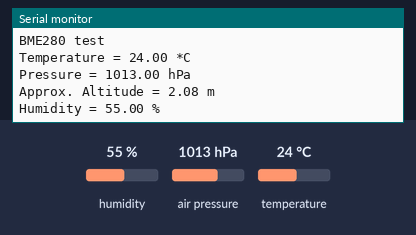
This sketch was run on a simulated Arduino Uno, built with avr-gcc and run on an emulated ATmega328P. Parts: the last lines printed to the serial monitor. Inputs (shaded band) come from the test bench; at power-on: humidity 55 %, air pressure 1013 hPa, temperature 24 °C.

Above: at 1.4 s.
1.5 s: humidity set to 22 %
At 3.5 s:
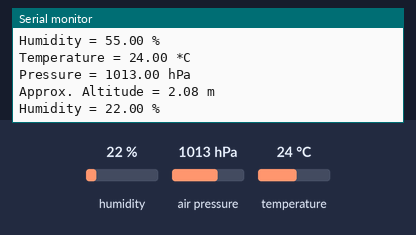
3.8 s: air pressure set to 952 hPa
At 5.2 s:
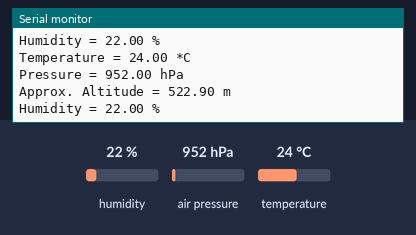
6.1 s: temperature set to 12 °C
8.4 s: air pressure set to 1000 hPa
At 11.2 s:
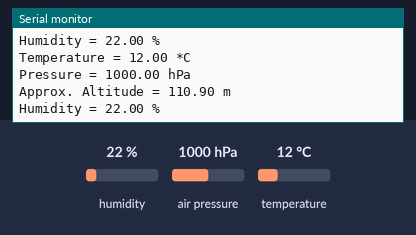
Timing chart, 0 to 12.7 s (numbered marks = the images above; inputs shaded):
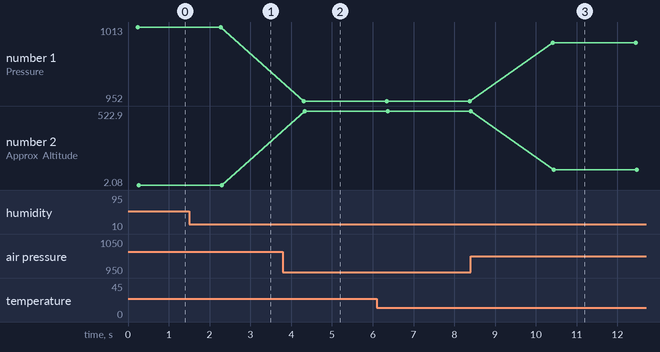

Measured:
- after the input at 1.5 s, the serial monitor: prints a new line after 0.83 s (image 1)
- after the input at 3.8 s, the serial monitor: prints a new line after 0.51 s (image 2)
- after the input at 8.4 s, the serial monitor: prints a new line after 2.0 s (image 3)
- plotted number 1: 1013 → 952 after the input at 3.8 s, 952 → 1000 after the input at 8.4 s
- plotted number 2: 2.08 → 522.9 after the input at 3.8 s, 522.9 → 110.9 after the input at 8.4 s

The sketch:

01_BME280_initiation.ino
```cpp
// BME 280 - SPI communication protocol
// Vcc = 3.3V
// GND = GND
// SCL (SCK) = 13
// SDA (SDI) = 11
// SCB (CS) = 10
// SD0 = 12

#include <Adafruit_Sensor.h>
#include <Adafruit_BME280.h>

#define BME_SCK 13
#define BME_MISO 12
#define BME_MOSI 11
#define BME_CS 10

#define SEALEVELPRESSURE_HPA (1013.25)

Adafruit_BME280 bme(BME_CS); // hardware SPI
//Adafruit_BME280 bme(BME_CS, BME_MOSI, BME_MISO, BME_SCK); // software SPI


void setup() {
    Serial.begin(9600);
    delay(200);
    Serial.println(F("BME280 test"));

    bme.begin();

    Serial.println();
}


void loop() {
    printValues();
    delay(2000);
}


void printValues() {
    Serial.print("Temperature = ");
    Serial.print(bme.readTemperature());
    Serial.println(" *C");

    Serial.print("Pressure = ");
    Serial.print(bme.readPressure() / 100.0F);
    Serial.println(" hPa");

    Serial.print("Approx. Altitude = ");
    Serial.print(bme.readAltitude(SEALEVELPRESSURE_HPA));
    Serial.println(" m");

    Serial.print("Humidity = ");
    Serial.print(bme.readHumidity());
    Serial.println(" %");

    Serial.println();
}
```
